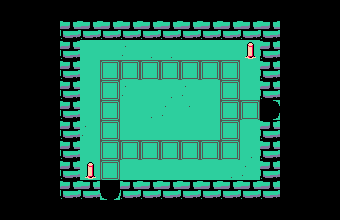

A level layout from a 2D game, rendered from its tile map. Below: a short description, then the map file with tile-grid data replaced by summaries:
An orthogonal 17x11 tile map with 20x20 px tiles, 1 tile layer (Tiles) and 11 objects (8x SOLID, 2x Teleport, TargetShooter).

<map version="1.0" orientation="orthogonal" renderorder="right-down" width="17" height="11" tilewidth="20" tileheight="20" backgroundcolor="#2dcf9e" nextobjectid="175">
 <tileset firstgid="1" name="tileset_a" tilewidth="20" tileheight="20" tilecount="600" columns="20">
  <image source="../scenery/tileset_a.png" trans="ff00ff" width="400" height="600" />
 </tileset>
 <layer name="Tiles" width="17" height="11">
  <properties>
   <property name="tileset" value="tileset_a" />
  </properties>
  <data>[187 cells, 174 non-empty, 10 distinct tile ids]</data>
 </layer>
 <objectgroup name="Solids">
  <object id="143" type="SOLID" x="60" y="20" width="200" height="20" />
  <object id="144" type="SOLID" x="260" y="20" width="20" height="80" />
  <object id="154" type="SOLID" x="120" y="180" width="140" height="20" />
  <object id="157" type="SOLID" x="260" y="120" width="20" height="80" />
  <object id="162" type="SOLID" x="60" y="180" width="40" height="20" />
  <object id="172" name="Arnold" type="TargetShooter" x="80" y="40" width="20" height="20" />
  <object id="173" type="SOLID" x="240" y="40" width="20" height="20" />
  <object id="174" type="SOLID" x="80" y="160" width="20" height="20" />
 </objectgroup>
 <objectgroup name="Actors">
  <object id="155" name="south" type="Teleport" x="100" y="180" width="20" height="20">
   <properties>
    <property name="dir" value="up" />
    <property name="door" value="north2" />
    <property name="target" value="l1plaza" />
   </properties>
  </object>
  <object id="156" type="SOLID" x="60" y="40" width="20" height="140" />
  <object id="169" name="east" type="Teleport" x="260" y="100" width="20" height="20">
   <properties>
    <property name="dir" value="left" />
    <property name="door" value="west" />
    <property name="target" value="l1up" />
   </properties>
  </object>
 </objectgroup>
</map>
